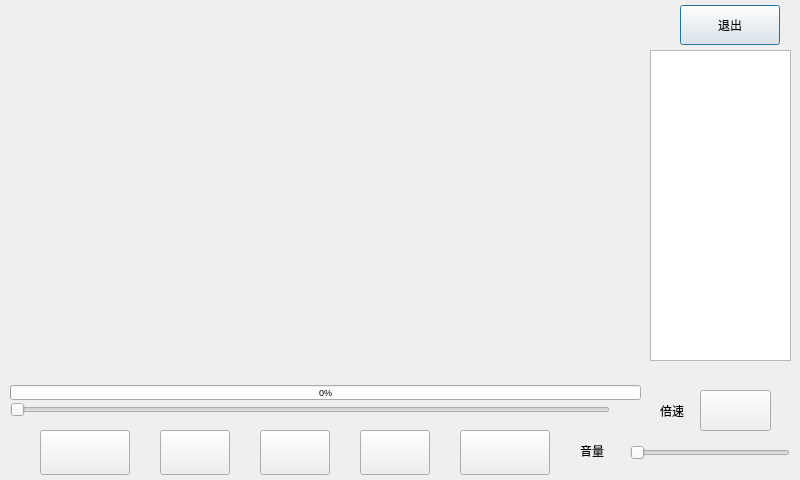
<?xml version="1.0" encoding="UTF-8"?>
<ui version="4.0">
 <class>Video</class>
 <widget class="QDialog" name="Video">
  <property name="geometry">
   <rect>
    <x>0</x>
    <y>0</y>
    <width>800</width>
    <height>480</height>
   </rect>
  </property>
  <property name="windowTitle">
   <string>Dialog</string>
  </property>
  <property name="styleSheet">
   <string notr="true">border-image: url(:/pic/xingkong.jpg);</string>
  </property>
  <widget class="QSlider" name="horizontalSlider">
   <property name="geometry">
    <rect>
     <x>630</x>
     <y>430</y>
     <width>160</width>
     <height>45</height>
    </rect>
   </property>
   <property name="maximum">
    <number>100</number>
   </property>
   <property name="pageStep">
    <number>1</number>
   </property>
   <property name="orientation">
    <enum>Qt::Horizontal</enum>
   </property>
  </widget>
  <widget class="QLabel" name="label">
   <property name="geometry">
    <rect>
     <x>580</x>
     <y>440</y>
     <width>41</width>
     <height>21</height>
    </rect>
   </property>
   <property name="text">
    <string>音量</string>
   </property>
  </widget>
  <widget class="QProgressBar" name="progressBar">
   <property name="geometry">
    <rect>
     <x>10</x>
     <y>385</y>
     <width>631</width>
     <height>15</height>
    </rect>
   </property>
   <property name="font">
    <font>
     <pointsize>7</pointsize>
    </font>
   </property>
   <property name="value">
    <number>0</number>
   </property>
  </widget>
  <widget class="QSlider" name="horizontalSlider_2">
   <property name="geometry">
    <rect>
     <x>10</x>
     <y>390</y>
     <width>600</width>
     <height>40</height>
    </rect>
   </property>
   <property name="maximum">
    <number>100</number>
   </property>
   <property name="pageStep">
    <number>1</number>
   </property>
   <property name="orientation">
    <enum>Qt::Horizontal</enum>
   </property>
  </widget>
  <widget class="QPushButton" name="pushButton_exit">
   <property name="geometry">
    <rect>
     <x>680</x>
     <y>5</y>
     <width>100</width>
     <height>40</height>
    </rect>
   </property>
   <property name="text">
    <string>退出</string>
   </property>
  </widget>
  <widget class="QPushButton" name="pushButton_start">
   <property name="geometry">
    <rect>
     <x>40</x>
     <y>430</y>
     <width>90</width>
     <height>45</height>
    </rect>
   </property>
   <property name="styleSheet">
    <string notr="true">border-image: url(:/pic/start.jpg);</string>
   </property>
   <property name="text">
    <string/>
   </property>
  </widget>
  <widget class="QPushButton" name="pushButton_down">
   <property name="geometry">
    <rect>
     <x>160</x>
     <y>430</y>
     <width>70</width>
     <height>45</height>
    </rect>
   </property>
   <property name="styleSheet">
    <string notr="true">border-image: url(:/pic/down.ai);</string>
   </property>
   <property name="text">
    <string/>
   </property>
  </widget>
  <widget class="QPushButton" name="pushButton_pause">
   <property name="geometry">
    <rect>
     <x>260</x>
     <y>430</y>
     <width>70</width>
     <height>45</height>
    </rect>
   </property>
   <property name="styleSheet">
    <string notr="true">border-image: url(:/pic/stop.jpg);</string>
   </property>
   <property name="text">
    <string/>
   </property>
  </widget>
  <widget class="QPushButton" name="pushButton_up">
   <property name="geometry">
    <rect>
     <x>360</x>
     <y>430</y>
     <width>70</width>
     <height>45</height>
    </rect>
   </property>
   <property name="styleSheet">
    <string notr="true">border-image: url(:/pic/up.ai);</string>
   </property>
   <property name="text">
    <string/>
   </property>
  </widget>
  <widget class="QPushButton" name="pushButton_end">
   <property name="geometry">
    <rect>
     <x>460</x>
     <y>430</y>
     <width>90</width>
     <height>45</height>
    </rect>
   </property>
   <property name="styleSheet">
    <string notr="true">border-image: url(:/pic/end.jpg);</string>
   </property>
   <property name="text">
    <string/>
   </property>
  </widget>
  <widget class="QPushButton" name="pushButton_speed">
   <property name="geometry">
    <rect>
     <x>700</x>
     <y>390</y>
     <width>71</width>
     <height>41</height>
    </rect>
   </property>
   <property name="text">
    <string/>
   </property>
  </widget>
  <widget class="QLabel" name="label_2">
   <property name="geometry">
    <rect>
     <x>660</x>
     <y>390</y>
     <width>51</width>
     <height>41</height>
    </rect>
   </property>
   <property name="text">
    <string>倍速</string>
   </property>
  </widget>
  <widget class="QListWidget" name="listWidget">
   <property name="geometry">
    <rect>
     <x>650</x>
     <y>50</y>
     <width>141</width>
     <height>311</height>
    </rect>
   </property>
  </widget>
 </widget>
 <resources/>
 <connections/>
</ui>
